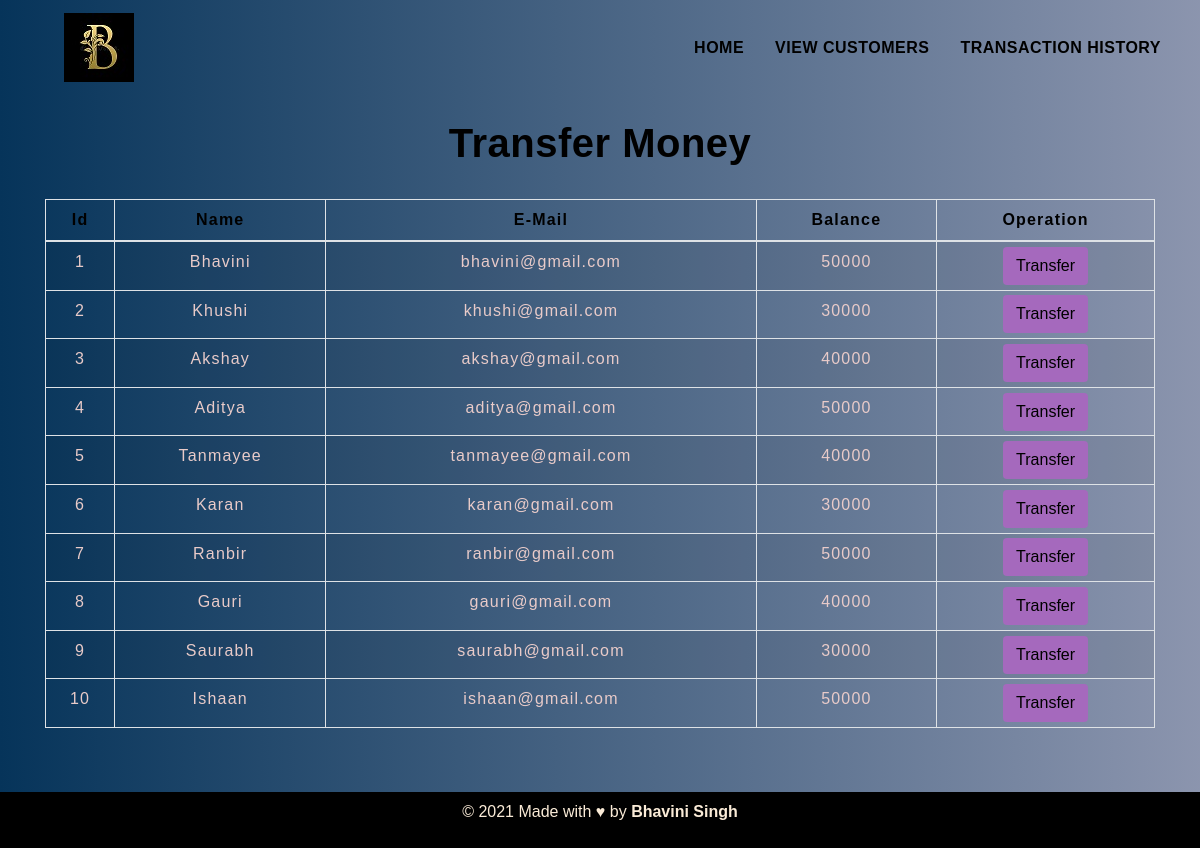
/customer.php, run on the app's committed database.
### tables this page shows
CREATE TABLE `customers` (
  `id` int(3) NOT NULL,
  `name` text NOT NULL,
  `email` varchar(30) NOT NULL,
  `balance` int(8) NOT NULL
);

### customer.php (the view, shortened to what this page needs)
<!DOCTYPE html>
<html lang="en">
<head>
    <link rel="stylesheet" href="https://maxcdn.bootstrapcdn.com/bootstrap/4.0.0/css/bootstrap.min.css">
    <link rel="stylesheet" type="text/css" href="./css/table.css">
    <link rel="stylesheet" type="text/css" href="./css/navbar.css">
</head>
<body style="background-color : #BDC3C7;">
    <?php
    include 'config.php';
    $sql = "SELECT * FROM customers";
    $result = mysqli_query($conn, $sql);
    ?>
    <?php
    include 'navbar.php';
    ?>
    <div class="container">
        <h2 class="text-center pt-4" style="color : black;"><b>Transfer Money</b></h2>
        <br>
        <div class="row">
            <div class="col">
                <div class="table-responsive-sm">
                    <table class="table table-hover table-sm table-striped table-condensed table-bordered colr" style="border-color:blue;">
                        <thead style="color : black;">
                            <tr>
                                <th scope="col" class="text-center py-2">Id</th>
                                <th scope="col" class="text-center py-2">Name</th>
                                <th scope="col" class="text-center py-2">E-Mail</th>
                                <th scope="col" class="text-center py-2">Balance</th>
                                <th scope="col" class="text-center py-2">Operation</th>
                            </tr>
                        </thead>
                        <tbody>
                            <?php
                            while ($rows = mysqli_fetch_assoc($result)) {
                            ?>
                                <tr style="color : #e9cbc9;">
                                    <td class="py-2"><?php echo $rows['id'] ?></td>
                                    <td class="py-2"><?php echo $rows['name'] ?></td>
                                    <td class="py-2"><?php echo $rows['email'] ?></td>
                                    <td class="py-2"><?php echo $rows['balance'] ?></td>
                                    <td><a href="user.php?id= <?php echo $rows['id']; ?>"> <button type="button" class="btn" style="background-color : #A569BD;">Transfer</button></a></td>
                                </tr>
                            <?php
                            }
                            ?>
                        </tbody>
                    </table>
                </div>
            </div>
        </div>
    </div>
    <footer class="text-center mt-5 py-2" style="background-color: black; color:antiquewhite">
        <p>&copy 2021 Made with &hearts; by <b>Bhavini Singh</b></p>
    </footer>
</body>
</html>

### navbar.php (shortened to what this page needs)
<nav class="navbar navbar-expand-md navbar-light ">
      <a class="navbar-brand logo" href="index.php" ><img src="./Images/logo website.jpg" alt="" style="padding-left: 3rem;"></a>
      <div class="collapse navbar-collapse" id="collapsibleNavbar">
            <ul class="navbar-nav ml-auto">
              <li class="nav-item">
                <a class="nav-link" href="index.php" style="color : black;"><b>HOME</b></a>
              </li>
              <li class="nav-item">
                <a class="nav-link" href="customer.php" style="color : black;"><b>VIEW CUSTOMERS</b></a>
              </li>
              <li class="nav-item">
                <a class="nav-link" href="transaction.php" style="color : black;"><b>TRANSACTION HISTORY</b></a>
              </li>
          </div>
    </nav>

### css/table.css (style rules this page uses)
* { padding: 0; margin: 0; box-sizing: border-box; font-family: sans-serif; }
h2 { font-size: 40px; }
table { letter-spacing: 1.2px; }
td { text-align: center; }
button { border:none; background: rgb(rgb(141, 178, 228), green, blue); transition: 1s; }

### css/navbar.css (style rules this page uses)
.nav-link { margin-right: 15px; color:#2F363F; letter-spacing: 0.5px; transition: 0.5s; }
.navbar-brand { color: #0e0d0d; letter-spacing: 0.5px; }
h2 { color: #4C4B4B; letter-spacing: 0.5px; font-family: raleway; }

### customer.php (style rules this page uses)
body { box-sizing: border-box; background-image: linear-gradient(to right, rgba(6, 52, 90, 1), rgba(25, 42, 116, 0.3)); background-size: cover; background-repeat: no-repeat; min-height: 100vh; min-width: 100vw; }
button { transition: 1.5s; background-color: #f6dfeb; }

### data on the page
customers: id "1", name "Bhavini", email "bhavini@gmail.com", balance "50000"
customers: id "2", name "Khushi", email "khushi@gmail.com", balance "30000"
customers: id "3", name "Akshay", email "akshay@gmail.com", balance "40000"
customers: id "4", name "Aditya", email "aditya@gmail.com", balance "50000"
customers: id "5", name "Tanmayee", email "tanmayee@gmail.com", balance "40000"
customers: id "6", name "Karan", email "karan@gmail.com", balance "30000"
customers: id "7", name "Ranbir", email "ranbir@gmail.com", balance "50000"
customers: id "8", name "Gauri", email "gauri@gmail.com", balance "40000"
customers: id "9", name "Saurabh", email "saurabh@gmail.com", balance "30000"
customers: id "10", name "Ishaan", email "ishaan@gmail.com", balance "50000"
